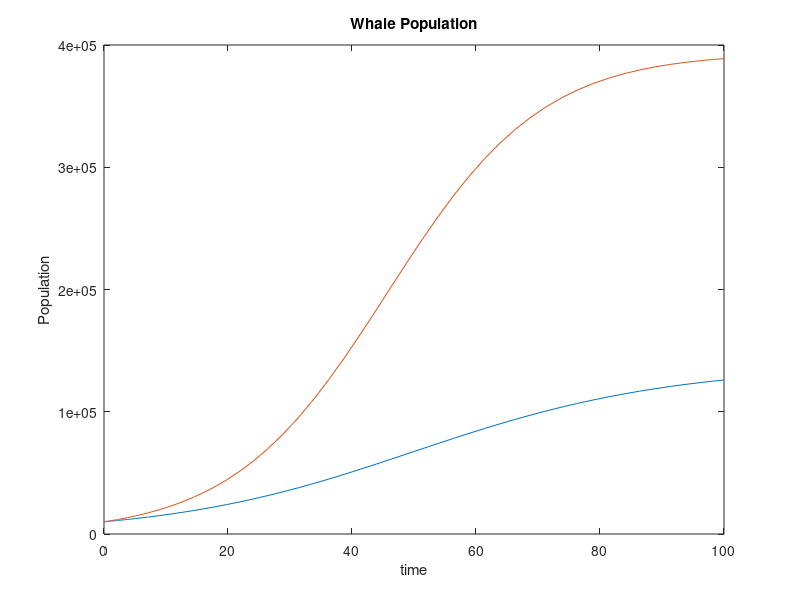
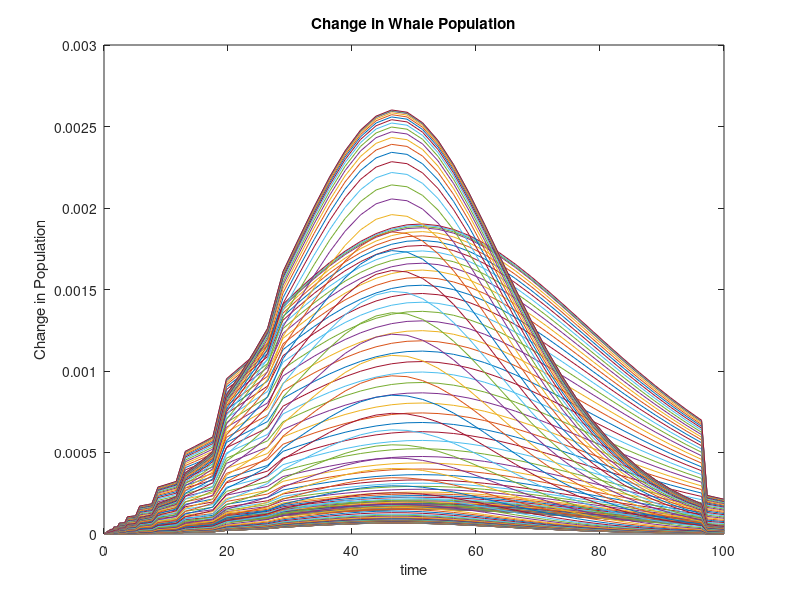
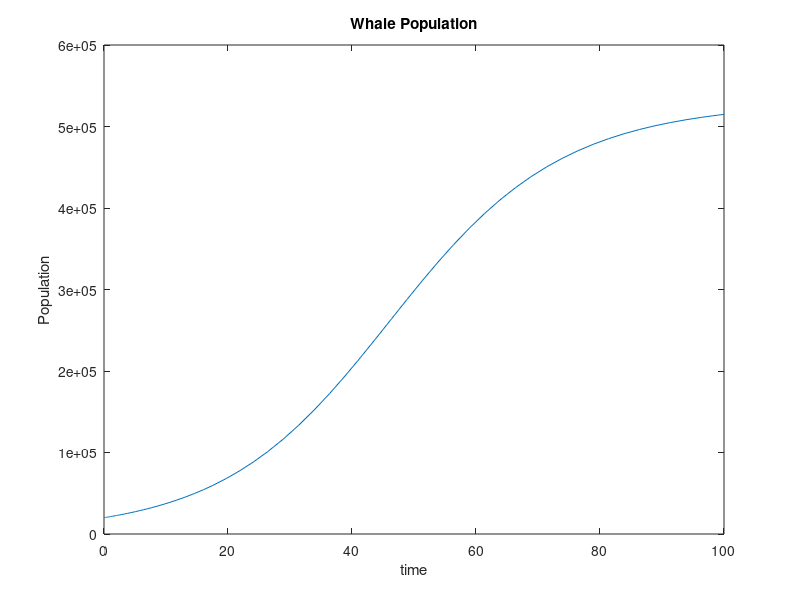
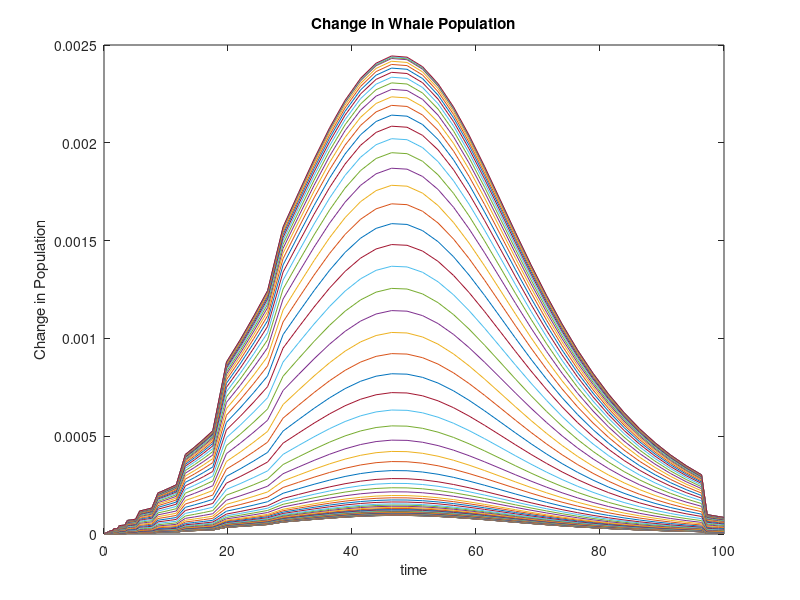

These charts were generated, in order, by the following MATLAB code:
% This script is a proof-of-concept which shows how to numerically solve
% this two-species competition environment model using MATLAB.
% Specifically, this script uses the ode45 utility.

% The ODE model (LaTeX friendly)
% \begin{align*}
%     \frac{dx}{dt} &= r_1 x (1 - x/K_1) - \alpha_1 x y \\
%     \frac{dy}{dt} &= r_2 y (1 - y/K_2) - \alpha_2 x y
% \end{align*}
% 
% (Plaintext friendly)
%   x'(t) = r1 * x(t) * (1 - x(t) / K1) - a1 * x(t) * y(t)
%   y'(t) = r2 * y(t) * (1 - y(t) / K2) - a2 * x(t) * y(t)

r1 = 0.05;
r2 = 0.08;
K1 = 150000;
K2 = 400000;
a1 = 1e-8;
a2 = 1e-8;

x0 = 1e+4;
y0 = 1e+4;

f = @(t,x) [r1*x(1) * (1 - x(1) / K1) - a1 * x(1) * x(2); ...
    r2 * x(2) * (1 - x(2) / K2) - a2 * x(1) * x(2)];

[t, xa] = ode45(f, [0 100], [x0 y0]);

plot(t, xa(:,1)); hold on
plot(t, xa(:,2));
title('Whale Population');
xlabel('time'), ylabel('Population'); hold off

figure();

plot(t(2:end), diff(xa(:,1)) / xa(1:end-1,1)); hold on
plot(t(2:end), diff(xa(:,2)) / xa(1:end-1,2));
title('Change in Whale Population');
xlabel('time'), ylabel('Change in Population'); hold off

figure();

plot(t, xa(:,1) + xa(:,2)); hold on
title('Whale Population');
xlabel('time'), ylabel('Population'); hold off

figure();

plot(t(2:end), diff(xa(:,1) + xa(:,2)) / (xa(1:end-1,1) + xa(1:end-1,2))); hold on
title('Change in Whale Population');
xlabel('time'), ylabel('Change in Population'); hold off